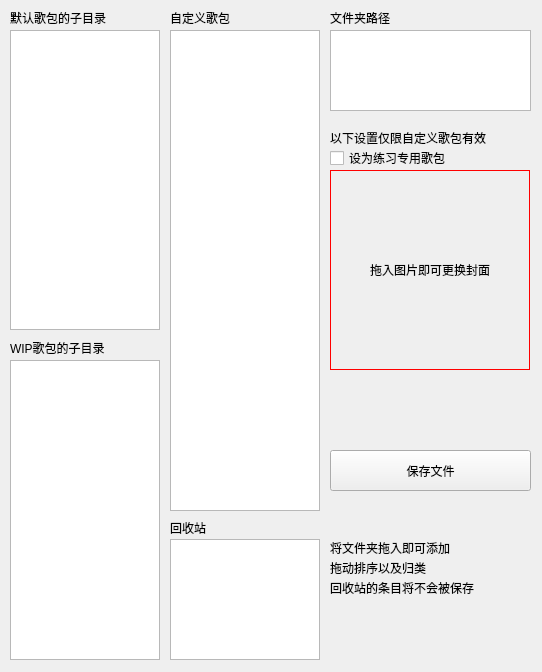
<?xml version="1.0" encoding="UTF-8"?>
<ui version="4.0">
 <class>Form</class>
 <widget class="QWidget" name="Form">
  <property name="geometry">
   <rect>
    <x>0</x>
    <y>0</y>
    <width>542</width>
    <height>672</height>
   </rect>
  </property>
  <property name="windowTitle">
   <string>Form</string>
  </property>
  <widget class="MyQListWidget" name="listWidget2">
   <property name="geometry">
    <rect>
     <x>170</x>
     <y>30</y>
     <width>150</width>
     <height>481</height>
    </rect>
   </property>
   <property name="minimumSize">
    <size>
     <width>150</width>
     <height>0</height>
    </size>
   </property>
   <property name="acceptDrops">
    <bool>true</bool>
   </property>
   <property name="dragDropMode">
    <enum>QAbstractItemView::DragDrop</enum>
   </property>
   <property name="defaultDropAction">
    <enum>Qt::MoveAction</enum>
   </property>
   <property name="selectionMode">
    <enum>QAbstractItemView::ExtendedSelection</enum>
   </property>
  </widget>
  <widget class="MyQListWidget" name="listWidget1">
   <property name="geometry">
    <rect>
     <x>10</x>
     <y>360</y>
     <width>150</width>
     <height>300</height>
    </rect>
   </property>
   <property name="minimumSize">
    <size>
     <width>150</width>
     <height>0</height>
    </size>
   </property>
   <property name="acceptDrops">
    <bool>true</bool>
   </property>
   <property name="dragDropMode">
    <enum>QAbstractItemView::DragDrop</enum>
   </property>
   <property name="defaultDropAction">
    <enum>Qt::MoveAction</enum>
   </property>
   <property name="selectionMode">
    <enum>QAbstractItemView::ExtendedSelection</enum>
   </property>
  </widget>
  <widget class="MyQListWidget" name="listWidget0">
   <property name="geometry">
    <rect>
     <x>10</x>
     <y>30</y>
     <width>150</width>
     <height>300</height>
    </rect>
   </property>
   <property name="minimumSize">
    <size>
     <width>150</width>
     <height>0</height>
    </size>
   </property>
   <property name="acceptDrops">
    <bool>true</bool>
   </property>
   <property name="dragDropMode">
    <enum>QAbstractItemView::DragDrop</enum>
   </property>
   <property name="defaultDropAction">
    <enum>Qt::MoveAction</enum>
   </property>
   <property name="selectionMode">
    <enum>QAbstractItemView::ExtendedSelection</enum>
   </property>
  </widget>
  <widget class="QLabel" name="no_uss_label_1">
   <property name="geometry">
    <rect>
     <x>10</x>
     <y>10</y>
     <width>151</width>
     <height>16</height>
    </rect>
   </property>
   <property name="text">
    <string>默认歌包的子目录</string>
   </property>
  </widget>
  <widget class="QLabel" name="no_uss_label_2">
   <property name="geometry">
    <rect>
     <x>10</x>
     <y>340</y>
     <width>151</width>
     <height>16</height>
    </rect>
   </property>
   <property name="text">
    <string>WIP歌包的子目录</string>
   </property>
  </widget>
  <widget class="QLabel" name="no_uss_label_3">
   <property name="geometry">
    <rect>
     <x>170</x>
     <y>10</y>
     <width>151</width>
     <height>16</height>
    </rect>
   </property>
   <property name="text">
    <string>自定义歌包</string>
   </property>
  </widget>
  <widget class="QLabel" name="no_uss_label_4">
   <property name="geometry">
    <rect>
     <x>330</x>
     <y>540</y>
     <width>201</width>
     <height>16</height>
    </rect>
   </property>
   <property name="text">
    <string>将文件夹拖入即可添加</string>
   </property>
  </widget>
  <widget class="MyQListWidget" name="listWidgetDel">
   <property name="geometry">
    <rect>
     <x>170</x>
     <y>539</y>
     <width>150</width>
     <height>121</height>
    </rect>
   </property>
   <property name="minimumSize">
    <size>
     <width>150</width>
     <height>0</height>
    </size>
   </property>
   <property name="acceptDrops">
    <bool>true</bool>
   </property>
   <property name="dragDropMode">
    <enum>QAbstractItemView::DragDrop</enum>
   </property>
   <property name="defaultDropAction">
    <enum>Qt::MoveAction</enum>
   </property>
   <property name="selectionMode">
    <enum>QAbstractItemView::ExtendedSelection</enum>
   </property>
  </widget>
  <widget class="QLabel" name="no_uss_label_5">
   <property name="geometry">
    <rect>
     <x>170</x>
     <y>520</y>
     <width>151</width>
     <height>16</height>
    </rect>
   </property>
   <property name="text">
    <string>回收站</string>
   </property>
  </widget>
  <widget class="MyQLabel" name="img">
   <property name="geometry">
    <rect>
     <x>330</x>
     <y>170</y>
     <width>200</width>
     <height>200</height>
    </rect>
   </property>
   <property name="acceptDrops">
    <bool>true</bool>
   </property>
   <property name="styleSheet">
    <string notr="true">border:1px solid red;</string>
   </property>
   <property name="text">
    <string>拖入图片即可更换封面</string>
   </property>
   <property name="scaledContents">
    <bool>true</bool>
   </property>
   <property name="alignment">
    <set>Qt::AlignCenter</set>
   </property>
  </widget>
  <widget class="QLabel" name="no_uss_label_7">
   <property name="geometry">
    <rect>
     <x>330</x>
     <y>10</y>
     <width>201</width>
     <height>16</height>
    </rect>
   </property>
   <property name="text">
    <string>文件夹路径</string>
   </property>
  </widget>
  <widget class="QLabel" name="no_uss_label_8">
   <property name="geometry">
    <rect>
     <x>330</x>
     <y>560</y>
     <width>201</width>
     <height>16</height>
    </rect>
   </property>
   <property name="text">
    <string>拖动排序以及归类</string>
   </property>
  </widget>
  <widget class="QCheckBox" name="textsong">
   <property name="geometry">
    <rect>
     <x>330</x>
     <y>150</y>
     <width>191</width>
     <height>16</height>
    </rect>
   </property>
   <property name="text">
    <string>设为练习专用歌包</string>
   </property>
  </widget>
  <widget class="QPushButton" name="savefile">
   <property name="geometry">
    <rect>
     <x>330</x>
     <y>450</y>
     <width>201</width>
     <height>41</height>
    </rect>
   </property>
   <property name="text">
    <string>保存文件</string>
   </property>
  </widget>
  <widget class="QPlainTextEdit" name="fileloc">
   <property name="geometry">
    <rect>
     <x>330</x>
     <y>30</y>
     <width>201</width>
     <height>81</height>
    </rect>
   </property>
  </widget>
  <widget class="QLabel" name="no_uss_label_9">
   <property name="geometry">
    <rect>
     <x>330</x>
     <y>580</y>
     <width>201</width>
     <height>16</height>
    </rect>
   </property>
   <property name="text">
    <string>回收站的条目将不会被保存</string>
   </property>
  </widget>
  <widget class="QLabel" name="no_uss_label_6">
   <property name="geometry">
    <rect>
     <x>330</x>
     <y>130</y>
     <width>201</width>
     <height>16</height>
    </rect>
   </property>
   <property name="text">
    <string>以下设置仅限自定义歌包有效</string>
   </property>
  </widget>
 </widget>
 <customwidgets>
  <customwidget>
   <class>MyQListWidget</class>
   <extends>QListWidget</extends>
   <header>foldersEditControls</header>
  </customwidget>
  <customwidget>
   <class>MyQLabel</class>
   <extends>QLabel</extends>
   <header>foldersEditControls</header>
  </customwidget>
 </customwidgets>
 <resources/>
 <connections/>
</ui>
